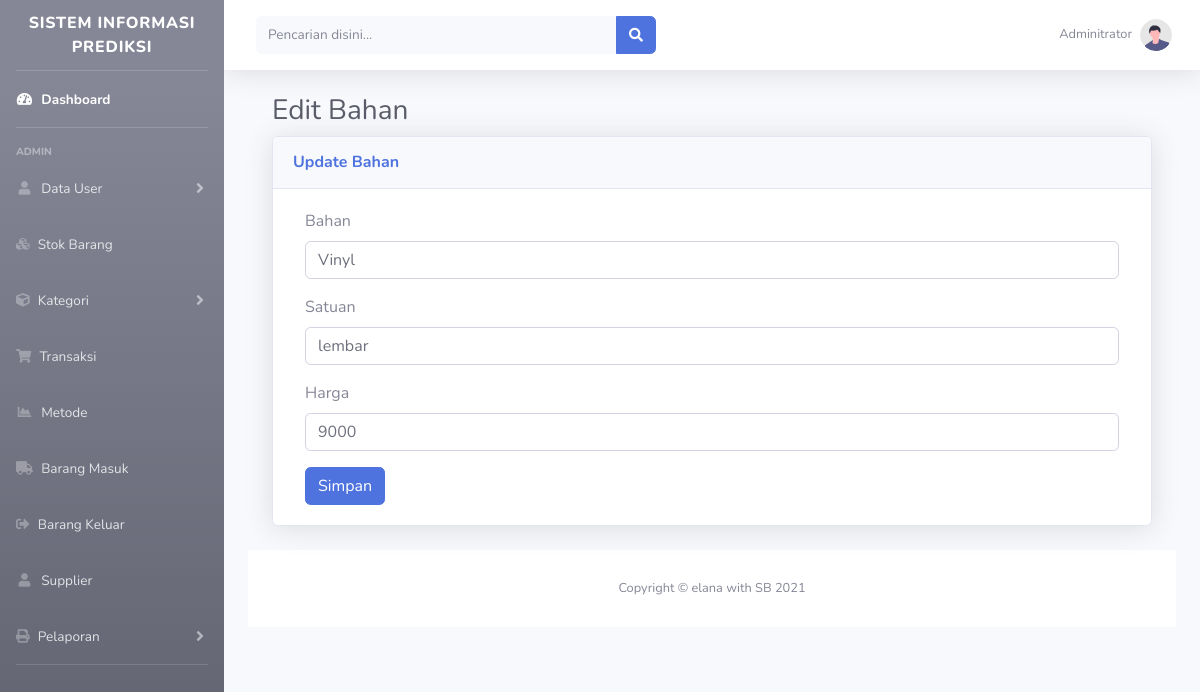
/?halaman=bahan&aksi=edit&id=6 (signed in), run on the app's committed database.
### tables this page shows
CREATE TABLE `bahan` (
  `id` int(11) NOT NULL,
  `nama_bahan` varchar(20) NOT NULL,
  `satuan` varchar(11) NOT NULL,
  `harga` int(11) NOT NULL
);

### admin/bahan/edit_bahan.php (the view, shortened to what this page needs)
<div class="container-fluid">
    <h1 class="h3 mb-2 text-gray-800">Edit Bahan</h1>
    <div class="card shadow mb-4">
        <div class="card-header py-3">
            <h6 class="m-0 font-weight-bold text-primary">Update Bahan</h6>
        </div>
        <div class="card-body">
            <div class="col-lg-12">
                <div class="box box-primary">
                        <?php
                        $sql = mysqli_query($conn, "SELECT *FROM Bahan where id = '$_GET[id]'") or die(mysqli_error());
                        $data = mysqli_fetch_array($sql);
                        ?>
                    <form role="form" method="post">
                        <div class="box-body">
                            <div class="form-group">
                                <label for="exampleInputEmail1">Bahan</label>
                                <input type="text" class="form-control" id="exampleInputEmail1" placeholder="Masukan Nama Bahan" name="nama_bahan" required value="<?= $data['nama_bahan'] ?>">
                            </div>
                            <div class="form-group">
                                <label for="exampleInputEmail1">Satuan</label>
                                <input type="text" class="form-control" id="exampleInputEmail1" placeholder="Masukan Nama Satuan" name="satuan" required value="<?= $data['satuan'] ?>">
                            </div>
                            <div class="form-group">
                                <label for="exampleInputEmail1">Harga</label>
                                <input type="text" class="form-control" id="exampleInputEmail1" placeholder="Masukan Nama harga" name="harga" required value="<?= $data['harga'] ?>">
                            </div>
                        </div>
                        <div class="box-footer">
                            <button type="submit" class="btn btn-primary" name="simpan">Simpan</button>
                        </div>
                    </form>
                </div>
            </div>
        </div>
    </div>

### data on the page
bahan: nama_bahan "Vinyl", satuan "lembar", harga "9000"
